Frame 1 (no input): blank canvas, image omitted
Frame 60 (no input): blank canvas, image omitted
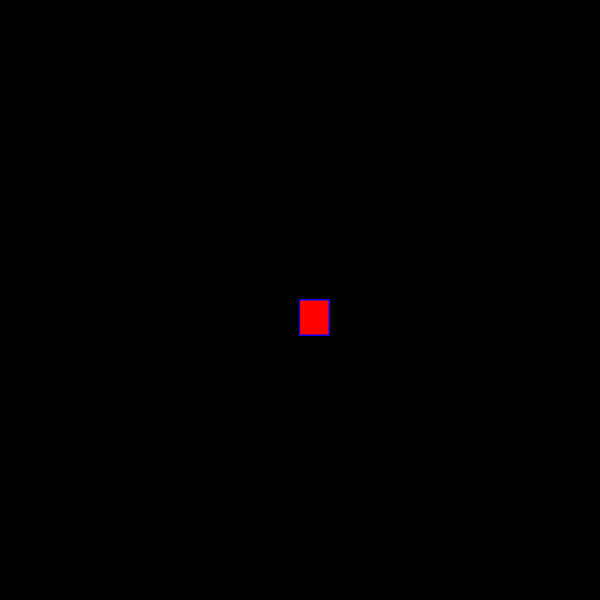
Frame 120 (the mouse pressed at the canvas centre since frame 60)

The p5.js sketch whose frames 1 and 60 were blank and that drew this single picture after the mouse press (run headless with seeded random() and noise() and a simulated clock; from frame 60 on, the mouse is pressed at the canvas centre):

// p5.js sketch
// ── sketch.js
function draw() {
    background(220);
  }function setup() {
    createCanvas(600, 600);
    background("black")
  }
  
  function draw() {
     stroke("blue");
     fill("red");
  
    if(mouseIsPressed){
       rect(mouseX, mouseY, 29, 35);
    }
  
   }
